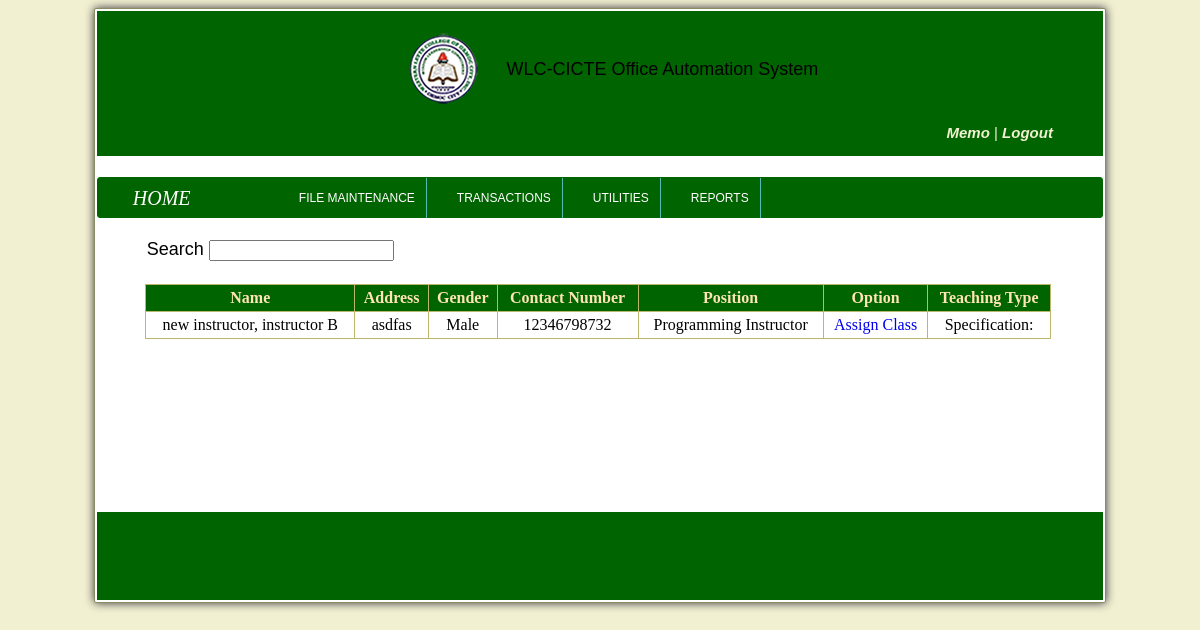
/AdminLogin/InstructorLoadingSubjects/instructormain.php (signed in), run on the app's committed database.
### tables this page shows
CREATE TABLE IF NOT EXISTS `faculty` (
  `fcode` int(11) NOT NULL auto_increment,
  `InstID` varchar(32) NOT NULL,
  `pin` varchar(40) NOT NULL,
  `lname` varchar(30) NOT NULL,
  `fname` varchar(30) NOT NULL,
  `mi` varchar(10) NOT NULL,
  `address` varchar(100) NOT NULL,
  `gender` varchar(10) NOT NULL,
  `contactno` varchar(30) NOT NULL,
  `position` varchar(30) NOT NULL,
  `status` varchar(15) NOT NULL,
  `teaching_type` varchar(22) NOT NULL,
  PRIMARY KEY  (`fcode`)
);

CREATE TABLE IF NOT EXISTS `specification` (
  `specification_id` int(23) NOT NULL auto_increment,
  `specification` varchar(33) NOT NULL,
  PRIMARY KEY  (`specification_id`)
);

### AdminLogin/InstructorLoadingSubjects/instructormain.php (the view, shortened to what this page needs)
	<!DOCTYPE html>
		<html lang="en">
		<head>
			<link href="../../style.css" rel="stylesheet" type="text/css" />
		</head>
		<body>
      <?php include('../../menu/nav2.php');?>
				<br/>
        <label for="filter">Search</label> <input type="text" name="filter" value="" id="filter" />
				<header>
					<br/>
					<center>
					<table class='menu_tab2' rules="all" width="90%"  border="1" id="resultTable">
							<tr>
								<th> Name </th>
								<th> Address </th>
								<th> Gender </th>
								<th> Contact Number </th>
								<th> Position </th>
								<th> Option </th>
								<th> Teaching Type </th>
							</tr>
							<?php
							$query = mysql_query("SELECT * FROM faculty,specification WHERE faculty.teaching_type=specification.specification_id order by lname") or die(mysql_error());
									if(mysql_num_rows($query)>0){
										while($data = mysql_fetch_array($query)) {
							?>
							<tbody>
								<tr>
									<td align='center'><?php echo $data["lname"].", ".$data["fname"]." ".$data["mi"] ?> </td>
									<td align='center'><?php echo $data["address"] ?></td>
									<td align='center'><?php echo $data["gender"] ?></td>
									<td align='center'><?php echo $data["contactno"] ?></td>
									<td align='center'><?php echo $data["position"] ?></td>
									<td align='center'><a style="text-decoration:none;" href = 'instructorsubjectadd.php?fcode=<?php echo $data['fcode'] ?>'>Assign Class</a></td>
									<td align='center'><?php echo $data["specification"] ?></td>
								</tr>
							</tbody>
							<?php
										}
									}
							?>
</center>
	</header>
	  <div align='center'class='menu_nav3'>
			</div>
		<p><h2>&nbsp;</h2>
		</p>
		<footer>
			<div class="section">
				<p>
				</p>
			</div>
		</footer>
	</div>
</body>
</html>

### style.css (style rules this page uses)
body { background: #F1F0D1; font-family: Verdana, Tahoma, Arial, sans-serif; font-size: 18px; overflow: auto; }
h1, h2, h3 { text-align: center; padding-left: 1%; color:orange; }
p { padding: 2%; color:#878E63; }
header { width: 100%; min-height:135px; padding: 2px; float: right; }
.section { width: 29%; float: left; margin: 2% 2%; text-align: center; }
footer { background: DarkGreen; width: fixed; overflow: hidden; }
footer p, footer h3 { color: DarkGreen; }
.menu_tab2 { margin:0 0 10px; padding:1px; border:0px solid DarkKhaki; background:DarkGreen; }
.menu_tab2 tr { margin:0 0 10px; padding:4px; border:1px solid DarkKhaki; font-family:Calibri; font-size:16px; background:DarkGreen; }
.menu_tab2 tr th { margin:0 0 10px; padding:4px; font-family:Calibri; color: Moccasin; border:1px solid DarkKhaki; background:DarkGreen; }
.menu_tab2 td { margin:0 0 10px; padding:4px; background:White; float:center; }
.menu_nav3 { margin:0 0 10px; padding:4px; border:0; background:White; }

### data on the page
faculty: lname "new instructor", fname "instructor", mi "B", address "asdfas", gender "Male", contactno "12346798732", position "Programming Instructor", specification.specification "Specification:"
